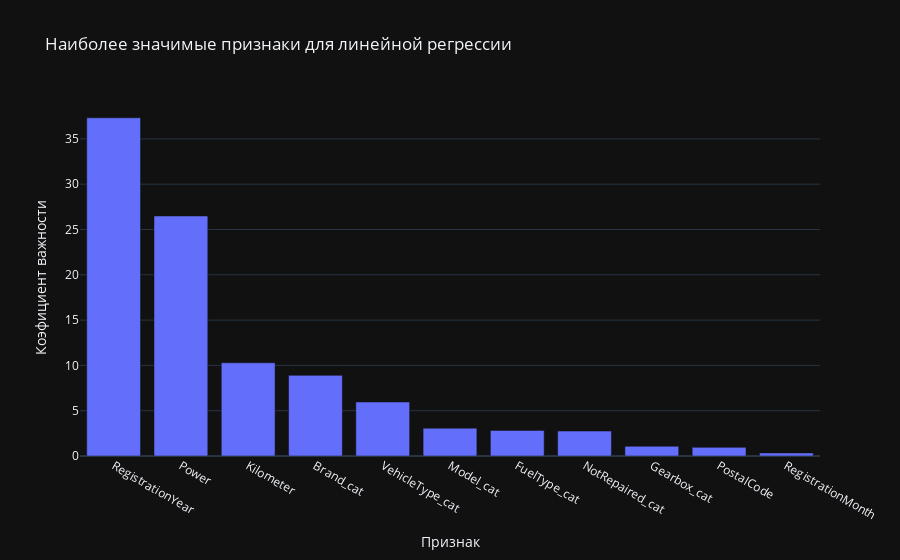

This figure's notebook cell:
### Code cell
feat_importances = pd.Series(cbr.feature_importances_, index=features_train.columns).sort_values(ascending=False)
fig = px.bar(feat_importances, title='Наиболее значимые признаки для линейной регрессии')

fig.update_layout(
    showlegend=False
)

fig.update_xaxes(
    title='Признак'
)

fig.update_yaxes(
    title='Коэфициент важности'
)

fig.show()

### Figure 1 — Plotly figure (JSON) as saved in the notebook; plotly's stock layout.template omitted (floating-point values rounded to 4 significant figures)
{"data": [{"alignmentgroup": "True", "hovertemplate": "variable=0<br>index=%{x}<br>value=%{y}<extra></extra>", "legendgroup": "0", "marker": {"color": "#636efa", "pattern": {"shape": ""}}, "name": "0", "offsetgroup": "0", "orientation": "v", "showlegend": true, "textposition": "auto", "x": ["RegistrationYear", "Power", "Kilometer", "Brand_cat", "VehicleType_cat", "Model_cat", "FuelType_cat", "NotRepaired_cat", "Gearbox_cat", "PostalCode", "RegistrationMonth"], "xaxis": "x", "y": [37.33, 26.49, 10.29, 8.9, 5.964, 3.076, 2.827, 2.754, 1.073, 0.9537, 0.3374], "yaxis": "y", "type": "bar"}], "layout": {"xaxis": {"anchor": "y", "domain": [0.0, 1.0], "title": {"text": "Признак"}}, "yaxis": {"anchor": "x", "domain": [0.0, 1.0], "title": {"text": "Коэфициент важности"}}, "legend": {"title": {"text": "variable"}, "tracegroupgap": 0}, "title": {"text": "Наиболее значимые признаки для линейной регрессии"}, "barmode": "relative", "showlegend": false}}
